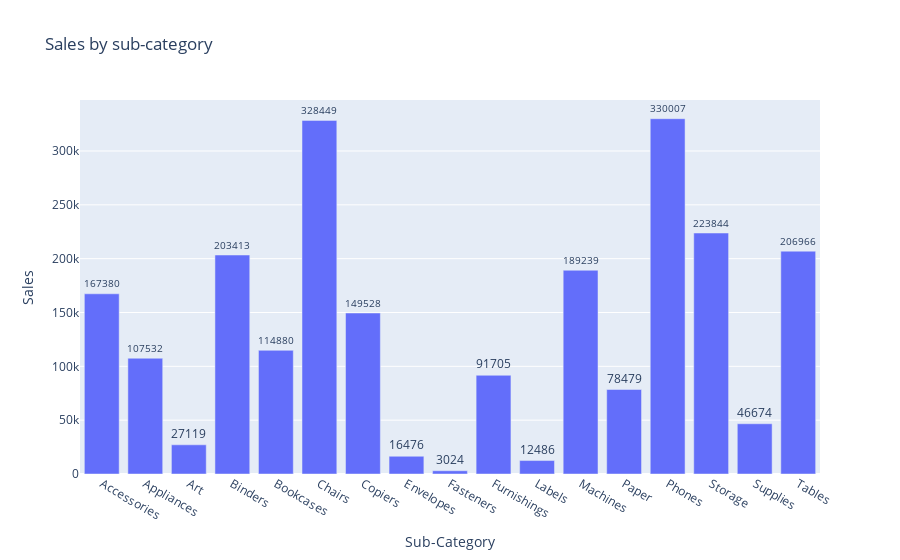

The notebook cell saved with this chart:
### Code cell
fig = px.bar(sales_by_subcategory,x='Sub-Category' , y='Sales',title='Sales by sub-category',text='Sales')

# Customize the layout for better visibility of labels
fig.update_traces(texttemplate='%{text:.0f}', textposition='outside')

fig.show()

### Figure 1 — Plotly figure (JSON) as saved in the notebook; plotly's stock layout.template omitted (floating-point values rounded to 4 significant figures)
{"data": [{"alignmentgroup": "True", "hovertemplate": "Sub-Category=%{x}<br>Sales=%{text}<extra></extra>", "legendgroup": "", "marker": {"color": "#636efa", "pattern": {"shape": ""}}, "name": "", "offsetgroup": "", "orientation": "v", "showlegend": false, "text": [167400.0, 107500.0, 27120.0, 203400.0, 114900.0, 328400.0, 149500.0, 16480.0, 3024.0, 91710.0, 12490.0, 189200.0, 78480.0, 330000.0, 223800.0, 46670.0, 207000.0], "textposition": "outside", "texttemplate": "%{text:.0f}", "type": "bar", "x": ["Accessories", "Appliances", "Art", "Binders", "Bookcases", "Chairs", "Copiers", "Envelopes", "Fasteners", "Furnishings", "Labels", "Machines", "Paper", "Phones", "Storage", "Supplies", "Tables"], "xaxis": "x", "y": [167400.0, 107500.0, 27120.0, 203400.0, 114900.0, 328400.0, 149500.0, 16480.0, 3024.0, 91710.0, 12490.0, 189200.0, 78480.0, 330000.0, 223800.0, 46670.0, 207000.0], "yaxis": "y"}], "layout": {"barmode": "relative", "legend": {"tracegroupgap": 0}, "title": {"text": "Sales by sub-category"}, "xaxis": {"anchor": "y", "domain": [0, 1], "title": {"text": "Sub-Category"}}, "yaxis": {"anchor": "x", "domain": [0, 1], "title": {"text": "Sales"}}}}
